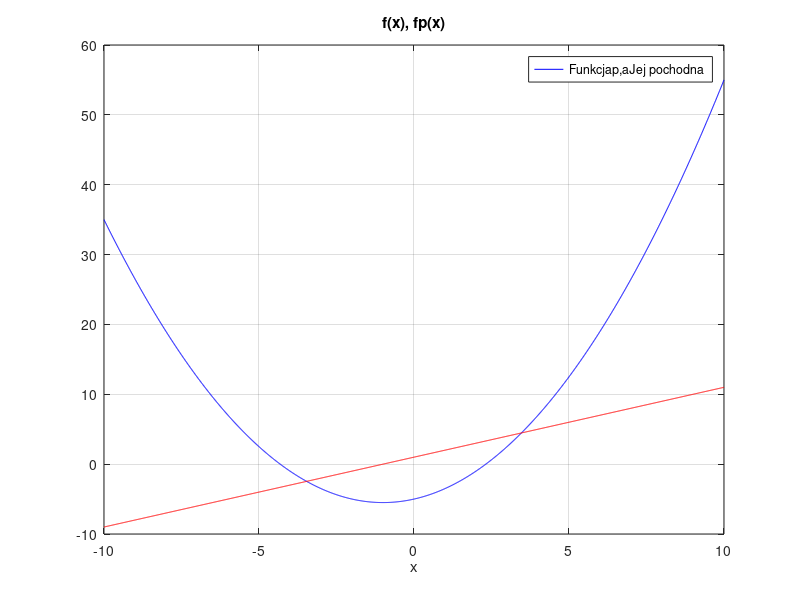

Recreate this plot in MATLAB. (Note: this script raises an error after producing the figure.)
clear all
close all
clc
it = 14;
a1 = tan(45 * pi/180);
a2 = tan(10 * pi/180);
a3 = tan(80 * pi/180);
f = @(x) (a1/2)*x.^2 + x - 5;
fp = @(x) a1*x +1;
x = -10:0.01:10;
% dla 45 stopni mz = 2,32
a =  2.32-2;  
b = 2.32+2 ;
% dla 10 stopni mz = 3,78
% a =  3.78-2;  
% b = 3.78+2 ;
% % dla 80 stopni mz = 1,16
% a = 1.16 + 2;
% b = 1.16 - 2;

plot( x, f(x), 'b-', x, fp(x),'r-'); grid; xlabel('x'); title('f(x), fp(x)');
legend('Funkcjap,aJej pochodna'); pause
cb = nonlinsolvers( f, fp, a, b, 'bisection', it );
%cr = nonlinsolvers( f, fp, a, b, 'regula-falsi', it);
%cn = nonlinsolvers( f, fp, a, b, 'newton-raphson', it);
plot( 1:it,cb,'o-'); xlabel('iter'); title('c(iter)')
grid on, legend('Bisection')